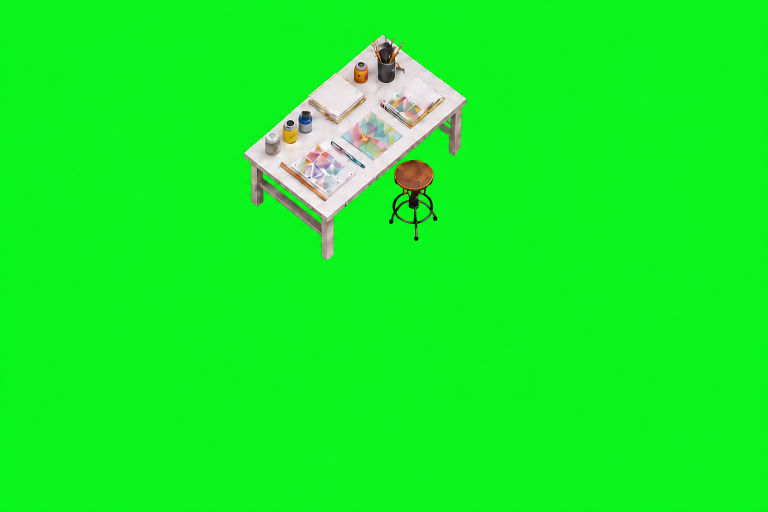
#> input picture media/home/studio-room-assets/chroma/02-art-station.png, 1536 x 1024 px, given in place of 14-contact-shadows-white-matte.png, which was not available (shown at 1/2 size)
$ python build_and_validate.py
#> lines starting #> are read from the running program, lines starting #| are printed output that depends on the picture; pictures that were not available may be replaced by others from this repository, and a replacement may not be noted
#!/usr/bin/env python3
"""Build the shadow alpha, validate registered layers, and render QA previews."""

from __future__ import annotations

import json
from pathlib import Path

from PIL import Image, ImageChops, ImageDraw, ImageFont


ROOT = Path(__file__).resolve().parent
LAYERS = ROOT / "layers"
CHROMA = ROOT / "chroma"
QA = ROOT / "qa"
SIZE = (1536, 1024)

OBJECT_NAMES = [
    "02-art-station.png",
    "03-stereo-console.png",
    "04-bookshelf.png",
    "05-whiteboard.png",
    "06-skateboards.png",
    "07-desk-station.png",
    "08-drum-kit.png",
    "09-keyboard.png",
    "10-organ.png",
    "11-guitar-rig.png",
    "12-camera-tripod.png",
    "13-softbox.png",
]


def build_shadow_layer() -> Path:
    source = CHROMA / "14-contact-shadows-white-matte.png"
    image = Image.open(source).convert("RGB")
#> image is the input picture: PIL image 1536x1024 RGB; mean R, G, B 21.4, 240.9, 37
    if image.size != SIZE:
        raise ValueError(f"shadow matte is {image.size}, expected {SIZE}")
    gray = image.convert("L")
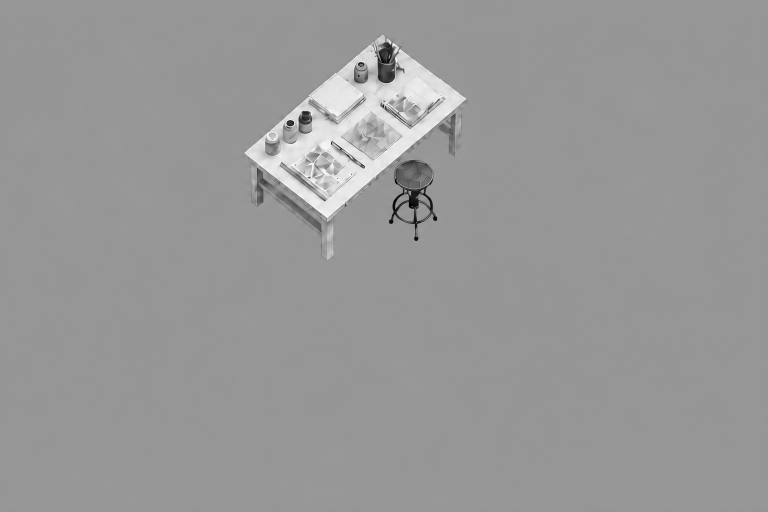
#> gray: PIL image 1536x1024 L (shown at 1/2 size); min 0, max 255, mean 152
    alpha = ImageChops.invert(gray).point(lambda value: min(190, int(value * 0.78)))
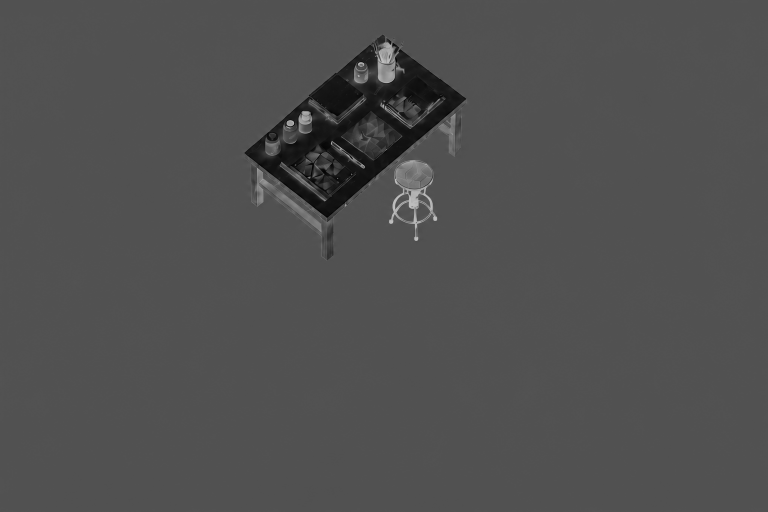
#> alpha: PIL image 1536x1024 L (shown at 1/2 size); min 0, max 190, mean 79.7
    result = Image.new("RGBA", SIZE, (0, 0, 0, 0))
#> result: PIL image 1536x1024 RGBA; every value is 0
    result.putalpha(alpha)
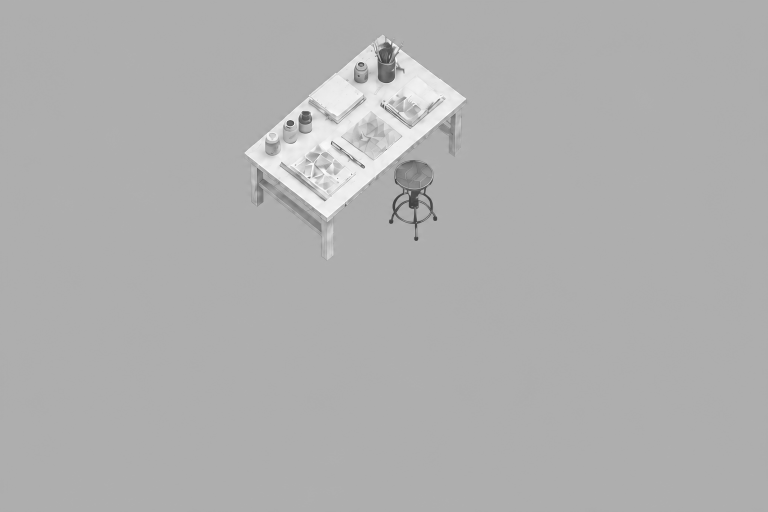
#> result: PIL image 1536x1024 RGBA (shown at 1/2 size); mean R, G, B, A 0, 0, 0, 79.7; transparent parts drawn white
    output = LAYERS / "14-contact-shadows.png"
    result.save(output)
    return output


# [56 lines left out: functions validate_layer, build_composite, build_contact_sheet, not called in this run]


def main() -> None:
    QA.mkdir(parents=True, exist_ok=True)
    shadow = build_shadow_layer()
    required = [LAYERS / "00-room-shell.png", LAYERS / "01-rugs.png", *[LAYERS / name for name in OBJECT_NAMES], shadow]
    missing = [str(path) for path in required if not path.exists()]
    if missing:
#> (the run stopped early here; a loop or call above may not have finished)
